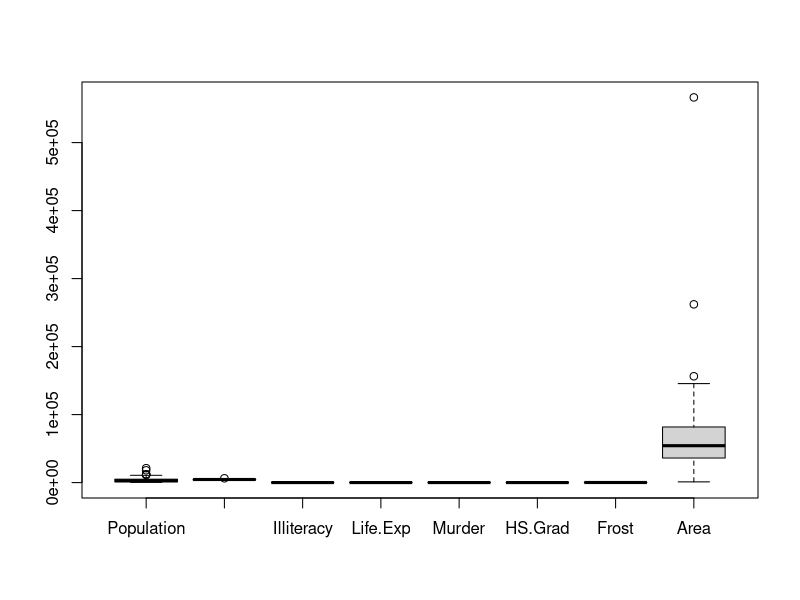

Generate this figure with R:

# 문1)
# 다음과 같이 결측값이 포함된 데이터셋 ds를 생성한 후, 다음 문제를 해결
# 하기 위한 R 코드를 작성하시오.
# 
# ds <- state.x77
# ds[2,3] <- NA; ds[3,1] <- NA; ds[2,4] <- NA; ds[4,3] <- NA
# 
# (1) 각 열별로 결측값이 몇 개인지 출력하시오.

ds <- state.x77
ds[2,3] <- NA; ds[3,1] <- NA; ds[2,4] <- NA; ds[4,3] <- NA
head(ds)

count_ds <- apply(ds, 2,  function( y ) sum( is.na( y )))
count_ds

# (2) 결측값이 포함된 행들의 데이터를 출력하시오.


# (3) 결측값이 포함된 행은 몇 개인지 출력하시오.

rowSums( is.na( ds ))
sum( rowSums(is.na(ds))>0)


# (4) 결측값이 포함된 행들을 제외하고 새로운 데이터셋 ds.new를 만들어보시오.

ds[ !complete.cases(ds), ]
ds.new <-  ds[ complete.cases( ds ), ]
head(ds.new)

#______________________________________________________

# 문2)
# 다음과 같이 state.x77 데이터셋을 st에 저장한 후 다음 문제를 해결하기
# 위한 R 코드를 작성하시오.
# 
# st <- data.frame(state.x77)
# 
# (1) st의 각 변수(열)들에 대해 특이값이 존재하는지 상자그림을 그려 확인하시오.

st <- data.frame(state.x77)

boxplot(st)



# (2) 특이값이 존재하는 경우 이상치를 NA로 대체하여 저장하시오.

out.val <- boxplot.stats( st$Area )$out
st$Area[ st$Area %in% out.val ] <- NA
head(st)



# (3) st에서 NA가 존재하는 행들을 제거하여 st2에 저장하시오.

st2 <- st[ complete.cases(st), ]
head( st2 )


#______________________________________________________________________________________2
# 
# 문3) 
# R에서 제공하는 airquality 데이터셋에 대해 다음의 문제를 해결하기 위한
# R 코드를 작성하시오.
# 
# (1) airquality를 AQ에 저장하시오.

AQ <- airquality
AQ

# (2) AQ에서 열별로 NA의 개수를 출력하시오.

count_AQ <- apply( AQ, 2,
                   function( y ) sum( is.na( y )))
count_AQ


# (3) AQ에서 행별로 NA의 개수를 출력하시오.
count_AQ <- apply( AQ, 1,
                   function( y ) sum( is.na( y )))
count_AQ


# (4) AQ에서 NA를 포함하지 않은 행들만 출력하시오.

st5 <- AQ[ complete.cases(AQ), ]
head( st5 )

# (5) AQ에서 NA를 NA가 속한 열의 평균값으로 치환하여 AQ2로 저장하고, AQ2의 내용을
# 출력하시오.	


#-----------------------------------------------------------------------------------------------3



# 문4)
# R에서 제공하는 state.x77 데이터셋에 대하여 다음 문제를 해결하기 위한
# R 코드를 작성하시오.
# 
# (1) state.x77 데이터셋을 Population(인구수)를 기준으로 오름차순 정렬하시오.





# (2) state.x77 데이터셋을 Income(소득)을 기준으로 내림차순 정렬하시오.



# (3) Illiteracy(문맹률)가 낮은 상위 10개 주의 이름과 문맹률을 출력하시오.





